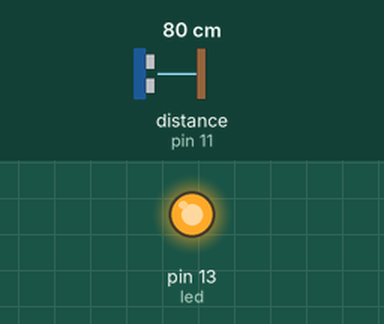
Simulated run of this sketch. Board: Arduino Uno, built with avr-gcc and run on an emulated ATmega328P. Parts: output pins drawn as LEDs (lit = HIGH). The inputs (shaded band) are chosen by the test bench; at power-on: distance to the obstacle (sensor on pin 11) 80 cm. The echo pulse lasts 58.3 µs per cm; what the sketch prints to the serial monitor is not drawn.

Above: at 0.1 s.
Timing chart, 0 to 1.6 s (numbered marks = the images above):
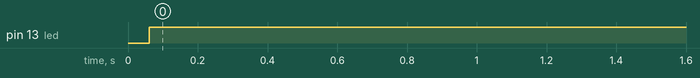

The sketch:

blink_when_close.ino
```cpp
// ---------------------------------------------------------------------------
// Example NewPing library sketch that does a ping about 20 times per second.
// ---------------------------------------------------------------------------

#include <NewPing.h>

int led = 13;
int dist = 0;

#define TRIGGER_PIN  12  // Arduino pin tied to trigger pin on the ultrasonic sensor.
#define ECHO_PIN     11  // Arduino pin tied to echo pin on the ultrasonic sensor.
#define MAX_DISTANCE 300 // Maximum distance we want to ping for (in centimeters). Maximum sensor distance is rated at 400-500cm.

NewPing sonar(TRIGGER_PIN, ECHO_PIN, MAX_DISTANCE); // NewPing setup of pins and maximum distance.


void setup() {
  Serial.begin(115200); // Open serial monitor at 115200 baud to see ping results.
  pinMode(led, OUTPUT);
}

void loop() {
  delay(50);                      // Wait 50ms between pings (about 20 pings/sec). 29ms should be the shortest delay between pings.
  dist = sonar.ping();
  unsigned int uS = sonar.ping(); // Send ping, get ping time in microseconds (uS).
  Serial.print("Ping: ");
  Serial.print(uS / US_ROUNDTRIP_CM); // Convert ping time to distance in cm and print result (0 = outside set distance range)
  Serial.println("cm");
  if (dist < 100) {digitalWrite(led,HIGH); delay(100);digitalWrite(led,LOW); delay (100);}
else (digitalWrite(led,HIGH));
  //if (dist >100) {digitalWrite(led,HIGH);}
}
```

Measured:
- by itself, pin 13 (led): LOW → HIGH at 0.06 s
